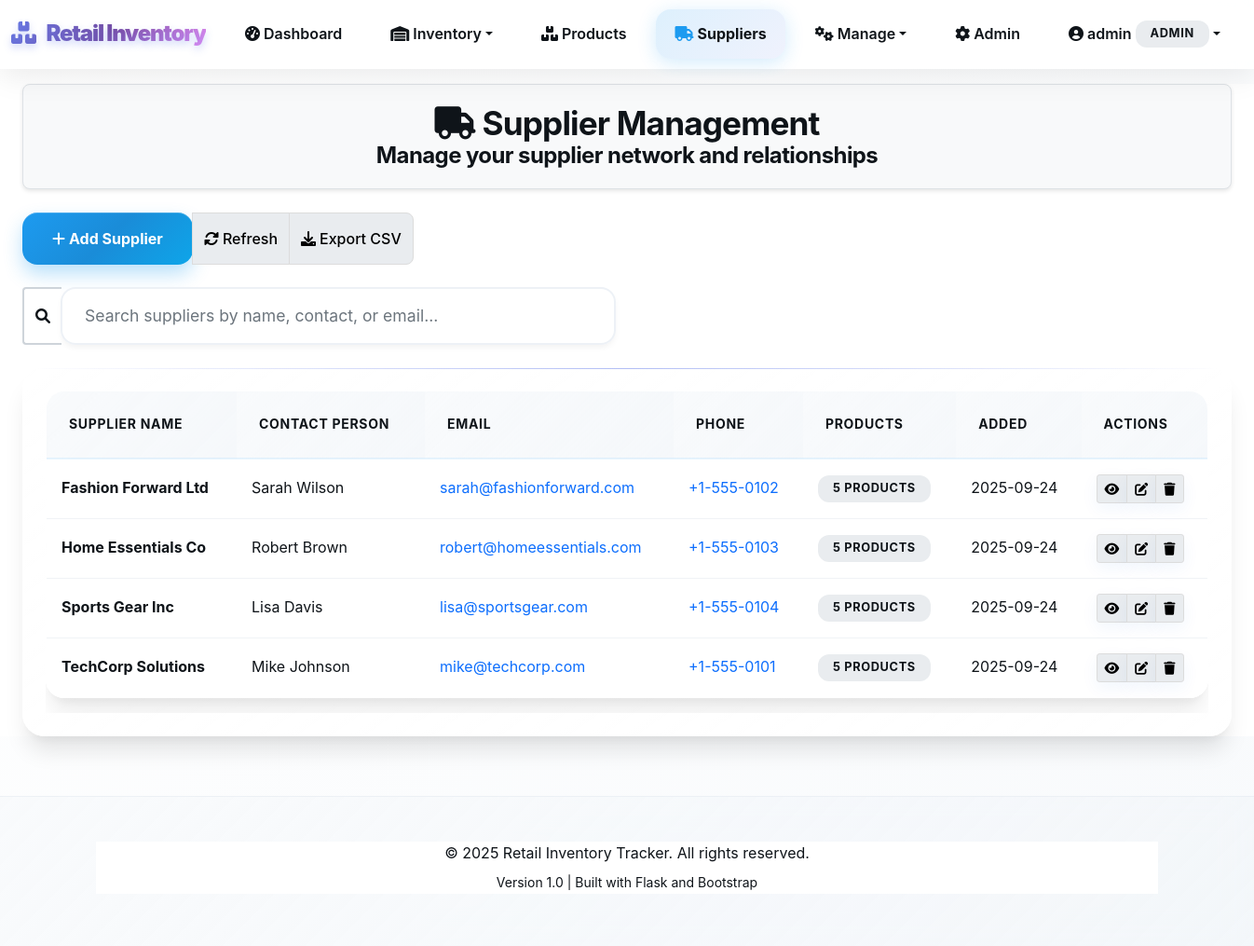
Screenshot of /suppliers (signed in) with the database file from the repository.
### tables this page shows
CREATE TABLE suppliers (
                id INTEGER PRIMARY KEY AUTOINCREMENT,
                name VARCHAR(100) NOT NULL,
                contact_person VARCHAR(100),
                email VARCHAR(100),
                phone VARCHAR(20),
                address TEXT,
                created_at TIMESTAMP DEFAULT CURRENT_TIMESTAMP
            );

### app.py (the view)
@app.route('/suppliers')
def suppliers():
    if 'user_id' not in session:
        return redirect(url_for('login'))
    conn = sqlite3.connect(DATABASE_PATH)
    cursor = conn.cursor()
    cursor.execute('''
        SELECT s.id, s.name, s.contact_person, s.email, s.phone,
               s.address, s.created_at,
               COUNT(p.id) as product_count
        FROM suppliers s
        LEFT JOIN products p ON s.id = p.supplier_id
        GROUP BY s.id, s.name, s.contact_person, s.email, s.phone,
                 s.address, s.created_at
        ORDER BY s.name
    ''')
    suppliers_data = cursor.fetchall()
    conn.close()
    return render_template('suppliers.html', suppliers_data=suppliers_data)

### templates/suppliers.html (shortened to what this page needs)
{% extends "base.html" %}
{% block content %}
<div class="container-fluid">
    <div class="title-bar">
        <h1><i class="fas fa-truck me-2"></i>Supplier Management</h1>
        <h4>Manage your supplier network and relationships</h4>
    </div>
    <div class="row mb-4">
        <div class="col-12">
            <div class="btn-group" role="group">
                <button type="button" class="btn btn-primary" data-bs-toggle="modal" data-bs-target="#addSupplierModal">
                    <i class="fas fa-plus me-1"></i>Add Supplier
                </button>
                <button type="button" class="btn btn-outline-secondary" onclick="refreshSuppliers()">
                    <i class="fas fa-sync-alt me-1"></i>Refresh
                </button>
                <button type="button" class="btn btn-outline-success" onclick="exportSuppliers()">
                    <i class="fas fa-download me-1"></i>Export CSV
                </button>
            </div>
        </div>
    </div>
    <div class="row mb-4">
        <div class="col-md-6">
            <div class="input-group">
                <span class="input-group-text"><i class="fas fa-search"></i></span>
                <input type="text" class="form-control" id="searchSuppliers"
                       placeholder="Search suppliers by name, contact, or email...">
            </div>
        </div>
    </div>
    <div class="card border-0 shadow-sm">
        <div class="card-body">
            <div class="table-responsive">
                <table class="table table-hover" id="suppliersTable">
                    <thead class="table-dark">
                        <tr>
                            <th>Supplier Name</th>
                            <th>Contact Person</th>
                            <th>Email</th>
                            <th>Phone</th>
                            <th>Products</th>
                            <th>Added</th>
                            <th>Actions</th>
                        </tr>
                    </thead>
                    <tbody>
                        {% for supplier in suppliers_data %}
                        <tr>
                            <td>
                                <div>
                                    <strong>{{ supplier[1] }}</strong>
                                </div>
                            </td>
                            <td>{{ supplier[2] or '-' }}</td>
                            <td>
                                {% if supplier[3] %}
                                <a href="mailto:{{ supplier[3] }}" class="text-decoration-none">
                                    {{ supplier[3] }}
                                </a>
                                {% else %}
                                -
                                {% endif %}
                            </td>
                            <td>
                                {% if supplier[4] %}
                                <a href="tel:{{ supplier[4] }}" class="text-decoration-none">
                                    {{ supplier[4] }}
                                </a>
                                {% else %}
                                -
                                {% endif %}
                            </td>
                            <td>
                                <span class="badge bg-info">{{ supplier[7] }} products</span>
                            </td>
                            <td>{{ supplier[6][:10] if supplier[6] else '-' }}</td>
                            <td>
                                <div class="btn-group btn-group-sm" role="group">
                                    <button type="button" class="btn btn-outline-primary"
                                            onclick="viewSupplier({{ supplier[0] }})"
                                            title="View Details">
                                        <i class="fas fa-eye"></i>
                                    </button>
                                    <button type="button" class="btn btn-outline-warning"
                                            onclick="editSupplier({{ supplier[0] }})"
                                            title="Edit Supplier">
                                        <i class="fas fa-edit"></i>
                                    </button>
                                    <button type="button" class="btn btn-outline-danger"
                                            onclick="deleteSupplier({{ supplier[0] }}, '{{ supplier[1] }}')"
                                            title="Delete Supplier">
                                        <i class="fas fa-trash"></i>
                                    </button>
                                </div>
                            </td>
                        </tr>
                        {% endfor %}
                    </tbody>
                </table>
            </div>
        </div>
    </div>
</div>
{% endblock %}

### rows the page displays
suppliers: name "Fashion Forward Ltd", contact_person "Sarah Wilson", email "sarah@fashionforward.com", phone "+1-555-0102", supplier "5", created_at "2025-09-24"
suppliers: name "Home Essentials Co", contact_person "Robert Brown", email "robert@homeessentials.com", phone "+1-555-0103", supplier "5", created_at "2025-09-24"
suppliers: name "Sports Gear Inc", contact_person "Lisa Davis", email "lisa@sportsgear.com", phone "+1-555-0104", supplier "5", created_at "2025-09-24"
suppliers: name "TechCorp Solutions", contact_person "Mike Johnson", email "mike@techcorp.com", phone "+1-555-0101", supplier "5", created_at "2025-09-24"

### other values shown
{{ session.username }} "admin"
{{ session.role.title() }} "ADMIN"
